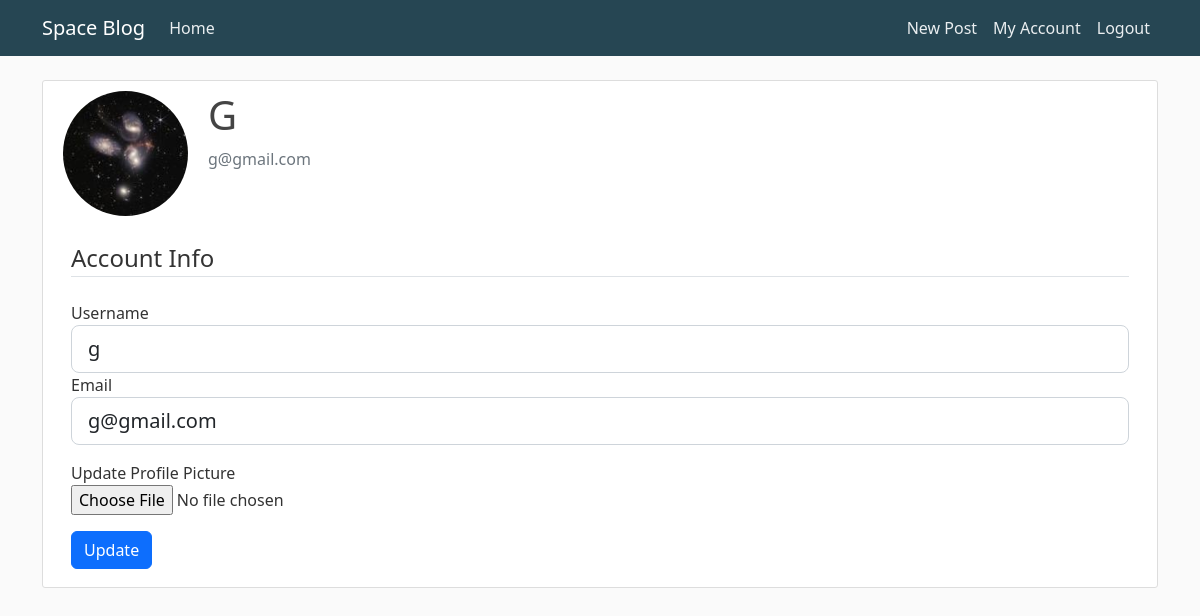
Page /account (signed in) on the committed database.
### flaskblog/models.py (models this page shows, shortened)
class User(db.Model, UserMixin):
    id = db.Column(db.Integer, primary_key = True)
    username = db.Column(db.String(20), unique = True, nullable = False)
    email = db.Column(db.String(120), unique = True, nullable = False)
    image_file = db.Column(db.String(20), nullable = False, default = 'default.jpg')
    password = db.Column(db.String(60), nullable = False)
    posts = db.relationship('Post', backref='author', lazy=True)

### flaskblog/routes.py (the view)
@app.route('/account', methods=['POST', 'GET'])
@login_required
def account():
    form = UpdateAccountForm()
    if form.validate_on_submit():
        if form.picture.data:
            picture_file = save_picture(form.picture.data)
            current_user.image_file = picture_file
        current_user.username = form.username.data
        current_user.email = form.email.data
        db.session.commit()
        flash('Your account is now updated.', 'success')
        return redirect(url_for('account'))
    elif request.method == 'GET':
        form.username.data = current_user.username
        form.email.data = current_user.email
    image_file = url_for('static', filename='profile_pics/' + current_user.image_file)
    return render_template('account.html', title='Account',
    image_file = image_file, form=form)

### flaskblog/forms.py (shortened to what this page needs)
class UpdateAccountForm(FlaskForm):
    username = StringField('Username', validators=[DataRequired(), Length(min=1, max=18)])
    email = StringField('Email', validators=[DataRequired(), Email()])
    picture = FileField('Update Profile Picture', validators=[FileAllowed(['jpg', 'png'])])
    submit = SubmitField('Update')

### flaskblog/models.py (called while the page is built)
@login_manager.user_loader
def load_user(user_id):
    return User.query.get(int(user_id))

### flaskblog/templates/account.html (shortened to what this page needs)
{% extends "layout.html" %}
{% block content %}
<div class="content-section">
    <div class="media">
        <div class="d-flex">
            <img class="rounded-circle account-img" src="{{ image_file }}">
            <div class="media-body">
            <h2 class="account-heading">{{ current_user.username.title() }}</h2>
            <p class="text-secondary">{{ current_user.email }}</p>
        </div>
    </div>
    </div>
        <form action="" method="POST" novalidate enctype="multipart/form-data" class="m-2">
            <fieldset class="form-group">
                <legend class="border-bottom mb-4">Account Info</legend>
                <div class="form-group">
                    {{ form.username.label(class="form-control-label") }}
                    {% if form.username.errors %}
                        {{ form.username(class="form-control form-control-lg is-invalid")}}
                        <div class="invalid-feedback">
                            {% for error in form.username.errors %}
                                <span>{{ error }}</span>
                            {% endfor %}
                        </div>
                    {% else %}
                        {{ form.username(class="form-control form-control-lg") }}
                    {% endif %}
                </div>
                <div class="form-group">
                    {{ form.email.label(class="form-control-label") }}
                    {% if form.email.errors %}
                        {{ form.email(class="form-control form-control-lg is-invalid")}}
                        <div class="invalid-feedback">
                            {% for error in form.email.errors %}
                                <span>{{ error }}</span>
                            {% endfor %}
                        </div>
                    {% else %}
                        {{ form.email(class="form-control form-control-lg") }}
                    {% endif %}
                </div>
                <div class="form-group mt-3">
                    {{ form.picture.label() }} <br>
                    {{ form.picture(class="form-control-file") }}
                </div>
            </fieldset>
                <div class="form-group mt-3">
                    {{ form.submit(class ="btn btn-primary") }}
                </div>
        </form>
</div>
{% endblock content %}

### flaskblog/static/style.css (style rules this page uses)
* { margin: 0px; padding: 0px; }
body { background: #fafafa; color: #333333; margin-top: 5rem; }
h1, h2, h3, h4, h5, h6 { color: #444444; }
.content-section { background: #ffffff; padding: 10px 20px; border: 1px solid #dddddd; border-radius: 3px; margin-bottom: 20px; }
.account-img { height: 125px; width: 125px; margin-right: 20px; margin-bottom: 16px; }
.account-heading { font-size: 2.5rem; }

### rows in the picture
User: username "G", email "g@gmail.com", username "g"
